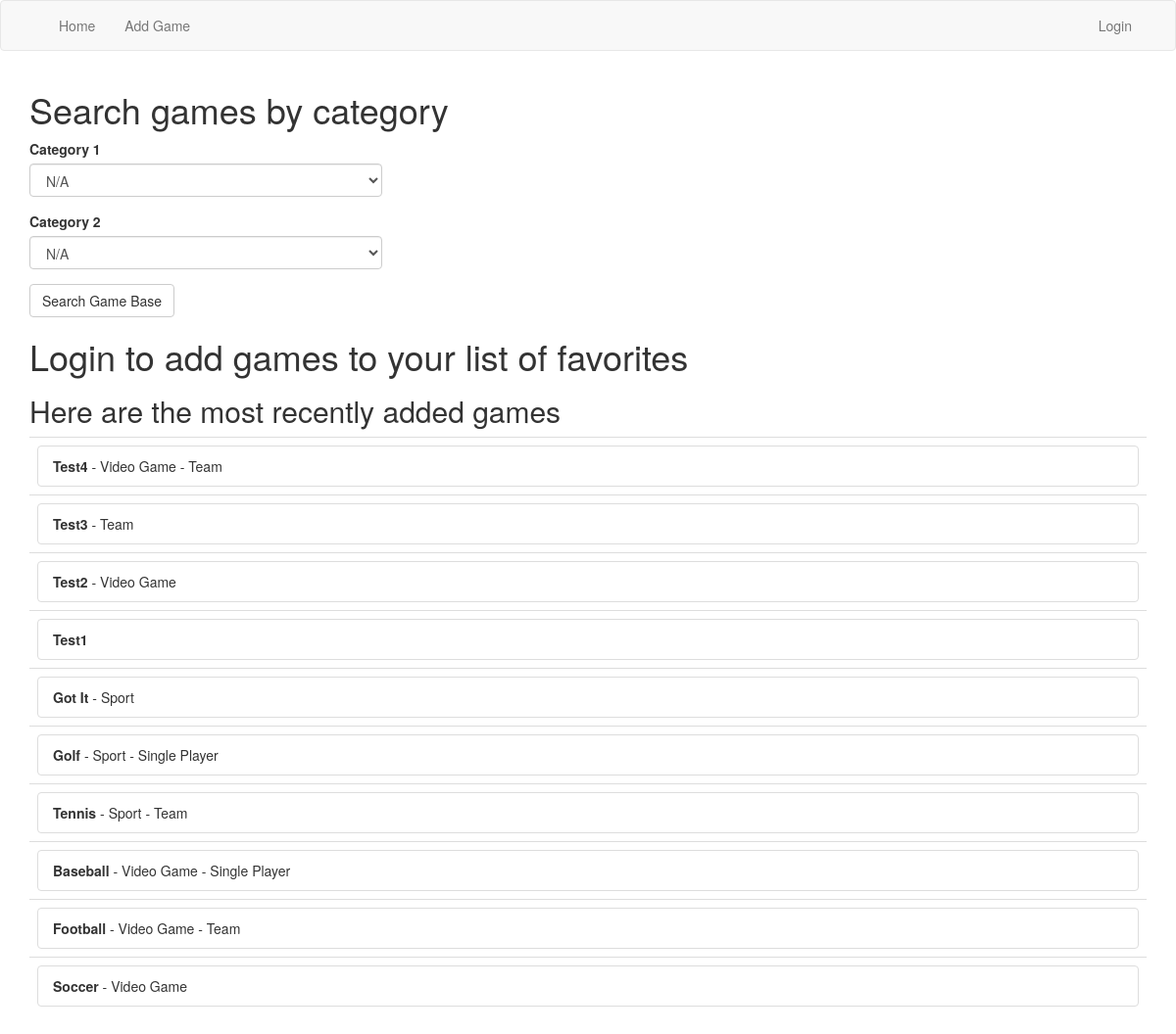
/index, run on the app's committed database.
### app/models.py (models this page shows, shortened)
class Game(db.Model):
    id = db.Column(db.Integer, primary_key=True)
    name = db.Column(db.String(64), index=True, unique=True)
    category1_id = db.Column(db.Integer, db.ForeignKey('category1.id'))
    category2_id = db.Column(db.Integer, db.ForeignKey('category2.id'))
    subscribers = db.relationship(
            'User', secondary=favorites,
            backref=db.backref('subscriptions', lazy='dynamic'))

class Category1(db.Model):
    id = db.Column(db.Integer, primary_key=True)
    label = db.Column(db.String(64), index=True, unique=True)
    game = db.relationship('Game', backref='category1', lazy='dynamic')

class Category2(db.Model):
    id = db.Column(db.Integer, primary_key=True)
    label = db.Column(db.String(64), index=True, unique=True)
    game = db.relationship('Game', backref='category2', lazy='dynamic')

### app/routes.py (the view, shortened to what this page needs)
@app.route('/')
@app.route('/index', methods=['GET', 'POST'])
def index():
    form = init_cats()
    recent = Game.query.order_by(Game.id.desc()).all()
    return render_template('index.html', form=form, recent=recent)

### app/forms.py
class SearchForm(FlaskForm):
    category1 = SelectField('Category 1', coerce=int, default=0)
    category2 = SelectField('Category 2', coerce=int, default=0)
    submit = SubmitField('Search Game Base')

### app/routes.py (called while the page is built)
def init_cats():
    form = SearchForm()
    cat1 = Category1.query.order_by(Category1.id).all()
    cat2 = Category2.query.order_by(Category2.id).all()
    form.category1.choices = [(0, 'N/A')] + \
                             [(x + 1, y.label) for x, y in enumerate(cat1)]
    form.category2.choices = [(0, 'N/A')] + \
                             [(x + 1, y.label) for x, y in enumerate(cat2)]
    return form

### app/templates/index.html (shortened to what this page needs)
{% extends 'base.html' %}
{% import 'bootstrap/wtf.html' as wtf %}
{% block app_content %}
<h1>Search games by category</h1>
<div class="row">
  <div class="col-md-4">
    {{ wtf.quick_form(form) }}
  </div>
</div>
{% if current_user.is_anonymous %}
  <h1>Login to add games to your list of favorites</h1>
{% endif %}
{% if recent %}
  <h2>Here are the most recently added games</h2>
  <table class="table table-hover">
  {% for game in recent %}
      <tr valign="top">
        <td>
        {% include '_entry.html' %}
        </td>
      </tr>
  {% endfor %}
  </table>
{% endif %}
{% endblock %}

### app/templates/_entry.html (shortened to what this page needs)
<li class="list-group-item">
  <b>{{ game.name }}</b>
  {% if game.category1 %}
  {% if game.category1.label != 'N/A' %}
  - {{ game.category1.label }}
  {% endif %}
  {% endif %}
  {% if game.category2 %}
  {% if game.category2.label != 'N/A' %}
  - {{ game.category2.label }}
  {% endif %}
  {% endif %}
</li>

### data on the page
Game: name "Test4", category1.label "Video Game", category2.label "Team"
Game: name "Test3", category2.label "Team"
Game: name "Test2", category1.label "Video Game"
Game: name "Test1"
Game: name "Got It", category1.label "Sport"
Game: name "Golf", category1.label "Sport", category2.label "Single Player"
Game: name "Tennis", category1.label "Sport", category2.label "Team"
Game: name "Baseball", category1.label "Video Game", category2.label "Single Player"
Game: name "Football", category1.label "Video Game", category2.label "Team"
Game: name "Soccer", category1.label "Video Game"
